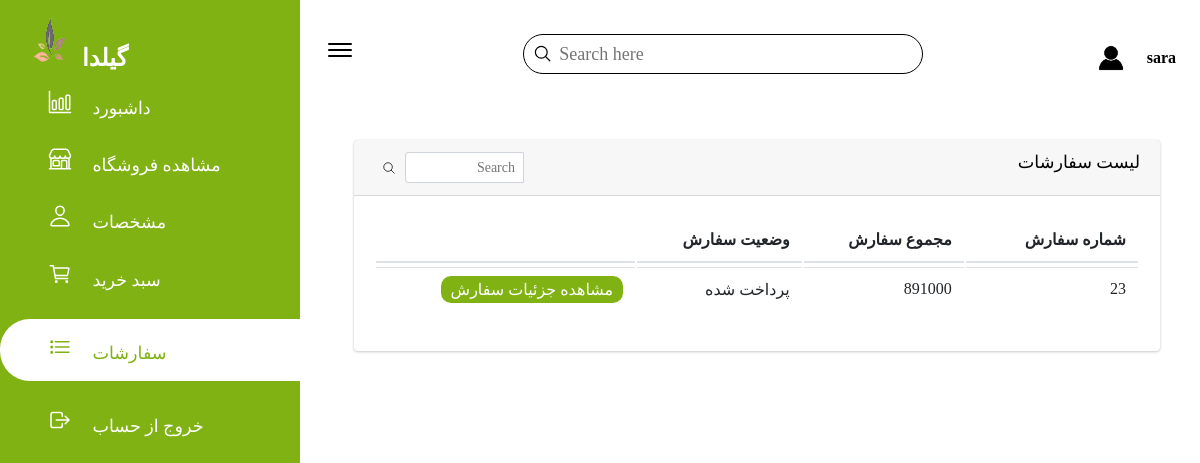
Screenshot of /users/orders.php (signed in) with the database file from the repository.
### tables this page shows
CREATE TABLE `users` (
  `id` int(11) NOT NULL,
  `name1` varchar(50) NOT NULL,
  `display_name` text NOT NULL,
  `phone` text NOT NULL,
  `email` varchar(30) NOT NULL,
  `password` text NOT NULL
);

CREATE TABLE `orders` (
  `id` int(11) NOT NULL,
  `user_email` text DEFAULT NULL,
  `product_ids` varchar(11) DEFAULT NULL,
  `total` int(11) DEFAULT NULL,
  `is_paid` int(11) DEFAULT NULL
);

### users/orders.php (the view, shortened to what this page needs)
<?php  require_once '../config/config.php';?>
<?php
$name = $_SESSION['session_login'];
$getUsername = mysqli_query($db, "SELECT * FROM users WHERE name1='$name'");
$username = mysqli_fetch_array($getUsername);
$get_orders = mysqli_query($db, "SELECT * FROM orders WHERE user_email='$name'");
?>
<html lang="en">
<head>
    <link href="../css/styleadmin.css" rel="stylesheet" />
    <link href="../css/responsive.css" rel="stylesheet" />
    <link rel="stylesheet" href="https://maxst.icons8.com/vue-static/landings/line-awesome/line-awesome/1.3.0/css/line-awesome.min.css">
</head>
<body class="body-users-panel">
    <div class="sidebar">
        <div class="sidebar-brand">
            <h2><img  src="../images/icon.PNG" width="50px" height="50px"><span>گیلدا</span></h2>
        </div>
        <div class="sidebar-menu">
            <ul>
                <li class="list">
                    <a href="usersPanel.php">
                        <span class="icon"><ion-icon name="bar-chart-outline"></ion-icon></span>
                        <span class="title">داشبورد</span>
                    </a>
                </li>
                <li class="list">
                    <a href="../index.php">
                        <span class="icon"><ion-icon name="storefront-outline"></ion-icon></span>
                        <span class="title">مشاهده فروشگاه</span>
                    </a>
                </li>
                <li class="list">
                    <a href="users_about.php">
                        <span class="icon"><ion-icon name="person-outline"></ion-icon></span>
                        <span class="title">مشخصات</span>
                    </a>
                </li>
                <li class="list">
                    <a href="cart.php">
                        <span class="icon"><ion-icon name="cart-outline"></ion-icon></span>
                        <span class="title">سبد خرید</span>
                    </a>
                </li>
                <li class="list active">
                    <a href="orders.php">
                        <span class="icon"><ion-icon name="list-outline"></ion-icon></span>
                        <span class="title">سفارشات</span>
                    </a>
                </li>
                <li class="list">
                    <a href="../config/logOut.php">
                        <span class="icon"><ion-icon name="log-out-outline"></ion-icon></span>
                        <span class="title">خروج از حساب</span>
                    </a>
                </li>
            </ul>
        </div>
    </div>
<div class="main-content">
    <header>
        <h1>
            <label for="nav-toggle">
                <span><ion-icon name="menu-outline"></ion-icon></span>
            </label>
        </h1>
        <div class="search-wrappar">
            <label>
                <span><ion-icon name="search-outline"></ion-icon></span>
                <input type="Search" placeholder="Search here"/>
            </label>
        </div>
        <div class="user-wrappar">
            <img src="../images/usericon.png" width="40px" height="40px">
            <div>
                <h4>
                    <?php
                    echo $username['name1'];
                    ?>
                </h4>
            </div>
        </div>
    </header>
    <main>
        <div class="content">
            <div class="content-2">
                <div class="row">
                    <div class="col-12">
                        <div class="card">
                            <div class="card-header">
                                <h3 class="card-title">لیست سفارشات</h3>
                                <div class="card-tools">
                                    <div class="input-group input-group-sm" style="width: 150px;">
                                        <input type="text" name="table_search" class="form-control float-right" placeholder="Search">
                                        <div class="input-group-append">
                                            <button type="submit" class="btn btn-default"><ion-icon name="search-outline"></ion-icon</button>
                                        </div>
                                    </div>
                                </div>
                            </div>
                            <div class="card-body table-responsive p-0">
                                <table class="table table-hover">
                                    <thead>
                                    <tr>
                                        <th>شماره سفارش</th>
                                        <th>مجموع سفارش</th>
                                        <th>وضعیت سفارش</th>
                                        <th> </th>
                                    </tr>
                                    </thead>
                                    <tbody>
                                    <tr>
                                        <?php while ($row = mysqli_fetch_array($get_orders)) { ?>
                                    <tr>
                                        <td>
                                         <?php echo $row['id'] ?>
                                        </td>
                                        <td>
                                         <?php echo $row['total'] ?>
                                        </td>
                                        <td>
                                            <?php
                                            if( $row['is_paid'] == 0 )
                                            {echo 'پرداخت نشده';}
                                            else
                                            {echo 'پرداخت شده';}
                                            ?>
                                        </td>
                                        <td>
                                            <a class="btn" href="order_detail.php?order-id=<?php echo $row['id'] ?>"> مشاهده جزئیات سفارش</a>
                                        </td>
                                        <?php } ?>
                                    </tr>
                                    </tbody>
                                </table>
                            </div>
                        </div>
                    </div>
                </div>
            </div>
        </div>
    </main>
</div>
</body>
</html>

### rows the page displays
users: name1 "sara"
orders: id "23", total "891000", is_paid "پرداخت شده"
